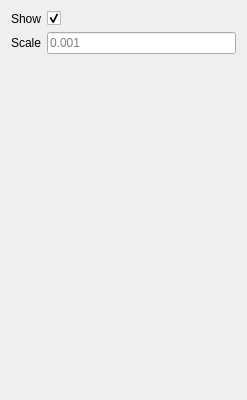
<?xml version="1.0" encoding="UTF-8"?>
<ui version="4.0">
 <class>fom_toolbox</class>
 <widget class="QWidget" name="fom_toolbox">
  <property name="geometry">
   <rect>
    <x>0</x>
    <y>0</y>
    <width>247</width>
    <height>400</height>
   </rect>
  </property>
  <property name="windowTitle">
   <string>Fiber Orientation Map Toolbox</string>
  </property>
  <layout class="QGridLayout" name="gridLayout">
   <item row="0" column="0">
    <widget class="QLabel" name="label_show">
     <property name="text">
      <string>Show</string>
     </property>
    </widget>
   </item>
   <item row="0" column="1">
    <widget class="QCheckBox" name="checkbox_show">
     <property name="layoutDirection">
      <enum>Qt::LeftToRight</enum>
     </property>
     <property name="text">
      <string/>
     </property>
     <property name="checked">
      <bool>true</bool>
     </property>
    </widget>
   </item>
   <item row="1" column="0">
    <widget class="QLabel" name="label_scale">
     <property name="text">
      <string>Scale</string>
     </property>
    </widget>
   </item>
   <item row="1" column="1">
    <widget class="QLineEdit" name="line_edit_scale">
     <property name="placeholderText">
      <string>0.001</string>
     </property>
    </widget>
   </item>
   <item row="2" column="1">
    <spacer name="spacer">
     <property name="orientation">
      <enum>Qt::Vertical</enum>
     </property>
     <property name="sizeHint" stdset="0">
      <size>
       <width>20</width>
       <height>334</height>
      </size>
     </property>
    </spacer>
   </item>
  </layout>
 </widget>
 <resources/>
 <connections/>
</ui>
